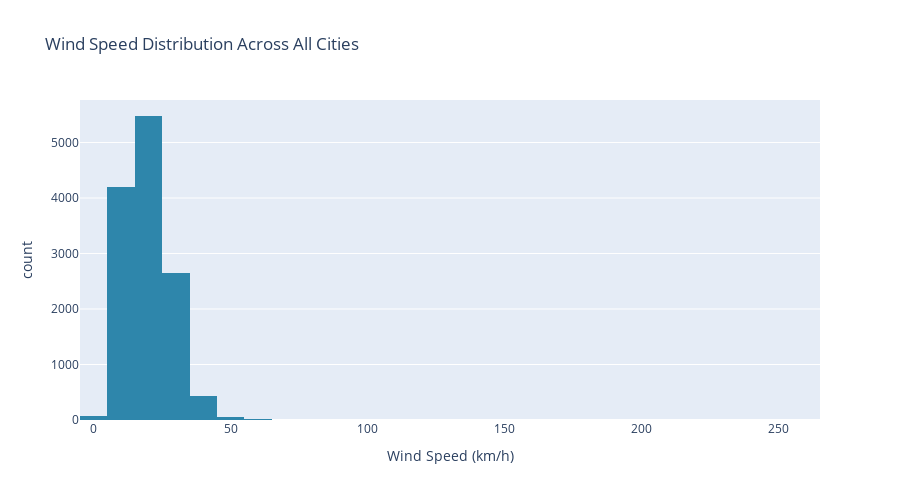

This figure's notebook cell:
### Markdown cell above
### Chart 5: Wind Speed Distribution

### Code cell
# Chart 5: Wind Speed Distribution
fig5 = px.histogram(df, x='windspeed', nbins=30,
                    title="Wind Speed Distribution Across All Cities",
                    labels={'windspeed': 'Wind Speed (km/h)', 'count': 'Frequency'},
                    color_discrete_sequence=['#2E86AB'])

fig5.update_layout(height=500)
fig5.show()

# Analysis
wind_stats = {
    'mean': df['windspeed'].mean(),
    'median': df['windspeed'].median(),
    'std': df['windspeed'].std(),
    'min': df['windspeed'].min(),
    'max': df['windspeed'].max()
}

print("📊 Chart 5 Analysis - Wind Speed Distribution:")
print(f"💨 Average wind speed: {wind_stats['mean']:.2f} km/h")
print(f"📊 Median wind speed: {wind_stats['median']:.2f} km/h")
print(f"📏 Standard deviation: {wind_stats['std']:.2f} km/h")
print(f"🌪️ Maximum recorded: {wind_stats['max']:.1f} km/h")
print(f"😴 Minimum recorded: {wind_stats['min']:.1f} km/h")
print("💡 This histogram shows the frequency distribution of wind speeds, revealing the most common wind conditions during Indian summers.")

### Figure 1 — Plotly figure (JSON) as saved in the notebook; plotly's stock layout.template omitted (floating-point values rounded to 4 significant figures; data arrays with more than 128 entries replaced by an {"elided": "..."} marker saying what was removed)
{"data": [{"bingroup": "x", "hovertemplate": "Wind Speed (km/h)=%{x}<br>count=%{y}<extra></extra>", "legendgroup": "", "marker": {"color": "#2E86AB", "pattern": {"shape": ""}}, "name": "", "nbinsx": 30, "orientation": "v", "showlegend": false, "type": "histogram", "x": {"elided": "12947 float values"}, "xaxis": "x", "yaxis": "y"}], "layout": {"barmode": "relative", "height": 500, "legend": {"tracegroupgap": 0}, "title": {"text": "Wind Speed Distribution Across All Cities"}, "xaxis": {"anchor": "y", "domain": [0, 1], "title": {"text": "Wind Speed (km/h)"}}, "yaxis": {"anchor": "x", "domain": [0, 1], "title": {"text": "count"}}}}
